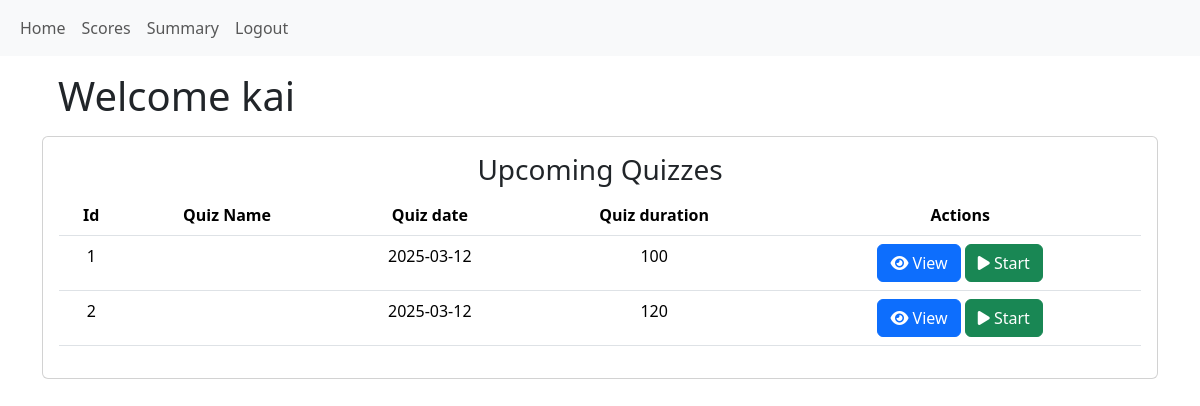
/user (signed in), run on the app's committed database.
### application/models.py (models this page shows)
class User(db.Model):
    user_id = db.Column(db.Integer, primary_key=True)
    username = db.Column(db.String(32), unique=True)
    passhash = db.Column(db.String(256), nullable=False)
    name = db.Column(db.String(64))
    qualification = db.Column(db.String(64))
    is_admin = db.Column(db.Boolean, nullable=False, default=False)
    scores = db.relationship('Score', backref='user', lazy=True)

class Quiz(db.Model):
    quiz_id = db.Column(db.Integer, primary_key=True)
    chapter_id = db.Column(db.Integer, db.ForeignKey('chapter.chapter_id'))
    date_of_quiz = db.Column(db.Date)
    time_duration = db.Column(db.Integer, nullable=False)
    remarks = db.Column(db.Text)
    scores = db.relationship('Score', backref='quiz', lazy=True, cascade='all, delete-orphan')
    questions = db.relationship('Question', backref='quiz', lazy=True, cascade='all, delete-orphan')

### application/routes.py (the view)
@app.route("/user")
@auth_required
def user():
    user = User.query.get(session["user_id"])
    if user.is_admin == True:
        return redirect(url_for("admin"))
    quizzes = Quiz.query.all()
    return render_template("user_dashboard.html", user=user, quizzes=quizzes)

### application/routes.py (called while the page is built)
def auth_required(func):
    @wraps(func)
    def inner(*args, **kwargs):
        if "user_id" in session:
            return func(*args, **kwargs)
        else:
            flash("Please sign in first.")
            return redirect(url_for("signin"))
    return inner

### templates/user_dashboard.html (shortened to what this page needs)
{% extends 'layout.html' %}
{% block content %}
<h1 class="m-3">Welcome {{ user.name }}</h1>
<div class="card text-center">
    <div class="card-body">
        <h3 class="card-title">Upcoming Quizzes</h3>
        <table class="table">
            <thead>
                <tr>
                    <th>Id</th>
                    <th>Quiz Name</th>
                    <th>Quiz date</th>
                    <th>Quiz duration</th>
                    <th>Actions</th>
                </tr>
            </thead>
            <tbody>
                {% for quiz in quizzes %}
                <tr>
                    <td>{{ quiz.quiz_id }}</td>
                    <td>{{ quiz.name }}</td>
                    <td>{{ quiz.date_of_quiz }}</td>
                    <td>{{ quiz.time_duration }}</td>
                    <td>
                        <a href="{{ url_for('view_quiz', quiz_id=quiz.quiz_id, chapter_id=quiz.chapter_id) }}"
                            class="btn btn-primary">
                            <i class="fa fa-eye" aria-hidden="true"></i> View </a>
                        <a href="{{ url_for('start_quiz', quiz_id=quiz.quiz_id) }}" class="btn btn-success"><i
                                class="fa fa-play"></i>
                            Start</a>
                    </td>
                </tr>
                {% endfor %}
            </tbody>
        </table>
    </div>
</div>
{% endblock %}

### data on the page
User: name "kai"
Quiz: quiz_id "1", date_of_quiz "2025-03-12", time_duration "100"
Quiz: quiz_id "2", date_of_quiz "2025-03-12", time_duration "120"
